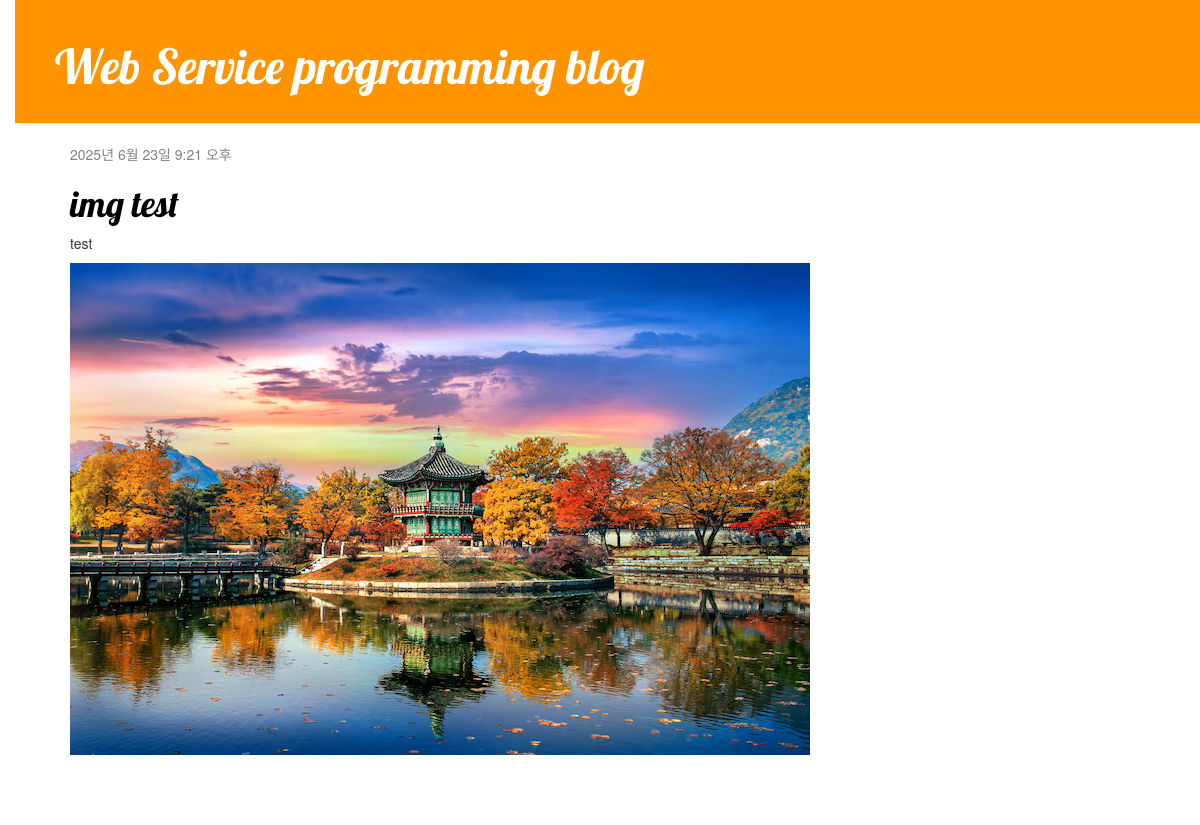
The app's page /, older data.
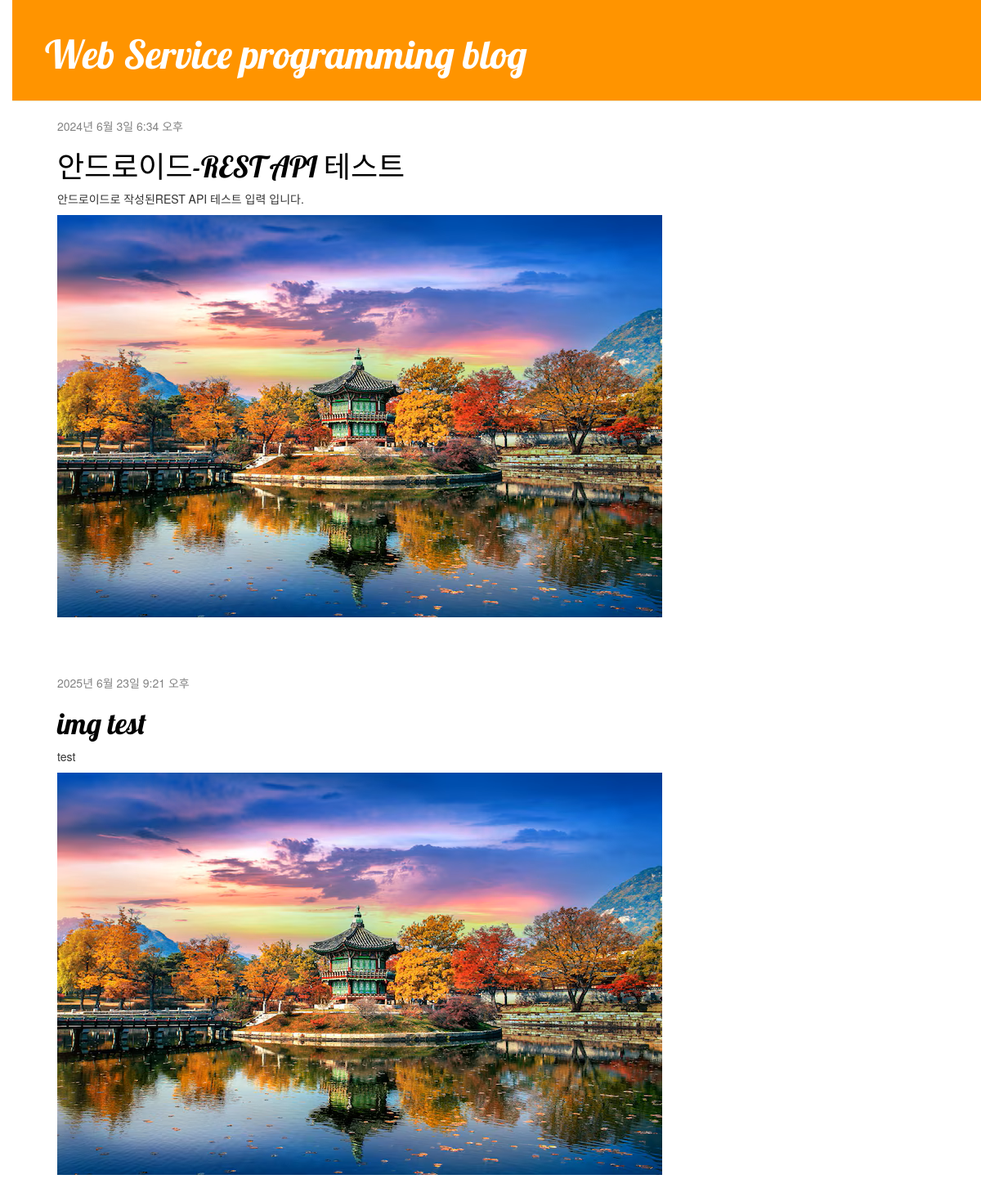
The same page, newer data.
### blog/models.py (models this page shows, shortened)
class Post(models.Model):
    author = models.ForeignKey(settings.AUTH_USER_MODEL, on_delete=models.CASCADE, default=1)
    title = models.CharField(max_length=200)
    text = models.TextField()
    created_date = models.DateTimeField(default=timezone.now)
    published_date = models.DateTimeField(blank=True, null=True)
    image = models.ImageField(upload_to='intruder_image/%Y/%m/%d/', default='intruder_image/default_error.png')

### blog/views.py (the view)
# urls.py: path('', views.post_list, name='post_list'),
def post_list(request):
    posts = Post.objects.filter(published_date__lte=timezone.now()).order_by('published_date')
    return render(request, 'blog/post_list.html', {'posts': posts})

### blog/templates/blog/post_list.html (shortened to what this page needs)
{% extends 'blog/base.html' %}
{% load static %}
                {% block content %}
                {% for post in posts %}
                <div class="post">
                    <div class="date">
                        {{ post.published_date }}
                    </div>
                    <h1><a href="{% url 'post_detail' pk=post.pk %}">{{ post.title }}</a></h1>
                    <p>{{ post.text|linebreaksbr }}</p>
                    {% if post.image %}
                        <img src="{{ post.image.url }}" class="rounded intruder-image-list" alt="{{ post.title }}">
                    {% endif %}
                </div>
                {% endfor %}
                {% endblock %}

### blog/templates/blog/base.html (shortened to what this page needs)
{% load static %}
<!DOCTYPE html>
<html>
<head>
    <link rel="stylesheet" href="//maxcdn.bootstrapcdn.com/bootstrap/3.2.0/css/bootstrap.min.css">
    <link rel="stylesheet" href="//maxcdn.bootstrapcdn.com/bootstrap/3.2.0/css/bootstrap-theme.min.css">
    <link rel="stylesheet" href="{% static 'css/blog.css' %}">
</head>
<body>
    <div class="page-header">
        <h1><a href="/">Web Service programming blog</a></h1>
    </div>
    <div class="content container">
        <div class="row">
            <div class="col-md-8">
                {% block content %}
                {% endblock %}
            </div>
        </div>
    </div>
</body>
</html>

### blog/static/css/blog.css (style rules this page uses)
h1 a { color: #FCA205; font-family: 'Lobster'; }
body { padding-left: 15px; }
.page-header { background-color: #ff9400; margin-top: 0; padding: 20px 20px 20px 40px; }
.page-header h1, .page-header h1 a, .page-header h1 a:visited, .page-header h1 a:active { color: #ffffff; font-size: 36pt; text-decoration: none; }
.content { margin-left: 40px; }
h1, h2, h3, h4 { font-family: 'Lobster', cursive; }
.date { color: #828282; }
.post { margin-bottom: 70px; }
.post h1 a, .post h1 a:visited { color: #000000; }
.intruder-image-list { object-fit: cover; }

Row changes from the older to the newer data that the page shows:
added Post: published_date "2024년 6월 3일 6:34 오후", title "안드로이드-REST API 테스트", text "안드로이드로 작성된REST API 테스트 입력 입니다.", image (picture)
